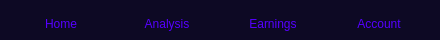
     <widget class="QFrame" name="bottomBar">
      <property name="minimumSize">
       <size>
        <width>0</width>
        <height>40</height>
       </size>
      </property>
      <property name="maximumSize">
       <size>
        <width>16777215</width>
        <height>40</height>
       </size>
      </property>
      <property name="styleSheet">
       <string notr="true">background-color: rgb(13, 9, 36);</string>
      </property>
      <property name="frameShape">
       <enum>QFrame::NoFrame</enum>
      </property>
      <property name="frameShadow">
       <enum>QFrame::Raised</enum>
      </property>
      <layout class="QHBoxLayout" name="horizontalLayout_41">
       <item>
        <widget class="QPushButton" name="pushButton_17">
         <property name="minimumSize">
          <size>
           <width>100</width>
           <height>26</height>
          </size>
         </property>
         <property name="maximumSize">
          <size>
           <width>26</width>
           <height>26</height>
          </size>
         </property>
         <property name="styleSheet">
          <string notr="true">QPushButton {
	border: none;
	background-color: rgb(13, 9, 36);
	border-radius: 13;
	color: rgb(85, 0, 255);
}

QPushButton:hover {
	background-color: rgb(85, 0, 255);
	color: rgb(7, 255, 119);
}

QPushButton:pressed {
	background-color: rgb(0, 0, 0);
}</string>
         </property>
         <property name="text">
          <string>Home</string>
         </property>
         <property name="icon">
          <iconset resource="resources/resources.qrc">
           <normaloff>:/icons/icons/home.svg</normaloff>:/icons/icons/home.svg</iconset>
         </property>
         <property name="iconSize">
          <size>
           <width>20</width>
           <height>20</height>
          </size>
         </property>
        </widget>
       </item>
       <item>
        <widget class="QPushButton" name="pushButton_18">
         <property name="minimumSize">
          <size>
           <width>100</width>
           <height>26</height>
          </size>
         </property>
         <property name="maximumSize">
          <size>
           <width>26</width>
           <height>26</height>
          </size>
         </property>
         <property name="styleSheet">
          <string notr="true">QPushButton {
	border: none;
	background-color: rgb(13, 9, 36);
	border-radius: 13;
	color: rgb(85, 0, 255);
}

QPushButton:hover {
	background-color: rgb(85, 0, 255);
	color: rgb(7, 255, 119);
}

QPushButton:pressed {
	background-color: rgb(0, 0, 0);
}</string>
         </property>
         <property name="text">
          <string>Analysis</string>
         </property>
         <property name="icon">
          <iconset resource="resources/resources.qrc">
           <normaloff>:/icons/icons/chart.svg</normaloff>:/icons/icons/chart.svg</iconset>
         </property>
         <property name="iconSize">
          <size>
           <width>20</width>
           <height>20</height>
          </size>
         </property>
        </widget>
       </item>
       <item>
        <widget class="QPushButton" name="pushButton_19">
         <property name="minimumSize">
          <size>
           <width>100</width>
           <height>26</height>
          </size>
         </property>
         <property name="maximumSize">
          <size>
           <width>26</width>
           <height>26</height>
          </size>
         </property>
         <property name="styleSheet">
          <string notr="true">QPushButton {
	border: none;
	background-color: rgb(13, 9, 36);
	border-radius: 13;
	color: rgb(85, 0, 255);
}

QPushButton:hover {
	background-color: rgb(85, 0, 255);
	color: rgb(7, 255, 119);
}

QPushButton:pressed {
	background-color: rgb(0, 0, 0);
}</string>
         </property>
         <property name="text">
          <string>Earnings</string>
         </property>
         <property name="icon">
          <iconset resource="resources/resources.qrc">
           <normaloff>:/icons/icons/pouch.svg</normaloff>:/icons/icons/pouch.svg</iconset>
         </property>
         <property name="iconSize">
          <size>
           <width>20</width>
           <height>20</height>
          </size>
         </property>
        </widget>
       </item>
       <item>
        <widget class="QPushButton" name="pushButton_20">
         <property name="minimumSize">
          <size>
           <width>100</width>
           <height>26</height>
          </size>
         </property>
         <property name="maximumSize">
          <size>
           <width>26</width>
           <height>26</height>
          </size>
         </property>
         <property name="styleSheet">
          <string notr="true">QPushButton {
	border: none;
	background-color: rgb(13, 9, 36);
	border-radius: 13;
	color: rgb(85, 0, 255);
}

QPushButton:hover {
	background-color: rgb(85, 0, 255);
	color: rgb(7, 255, 119);
}

QPushButton:pressed {
	background-color: rgb(0, 0, 0);
}</string>
         </property>
         <property name="text">
          <string>Account</string>
         </property>
         <property name="icon">
          <iconset resource="resources/resources.qrc">
           <normaloff>:/icons/icons/account.svg</normaloff>:/icons/icons/account.svg</iconset>
         </property>
         <property name="iconSize">
          <size>
           <width>20</width>
           <height>20</height>
          </size>
         </property>
        </widget>
       </item>
      </layout>
     </widget>
